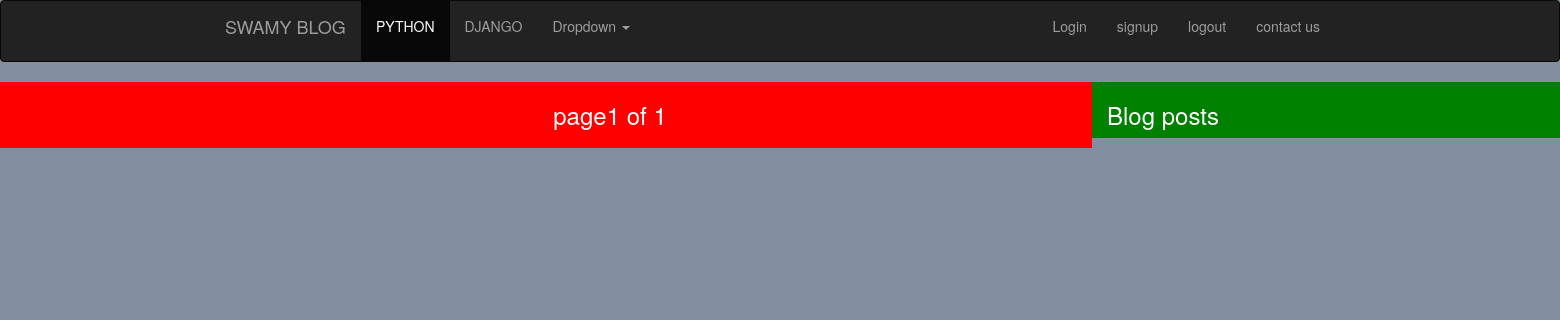
/blog/?page=2, run on an earlier commit of the app's database.
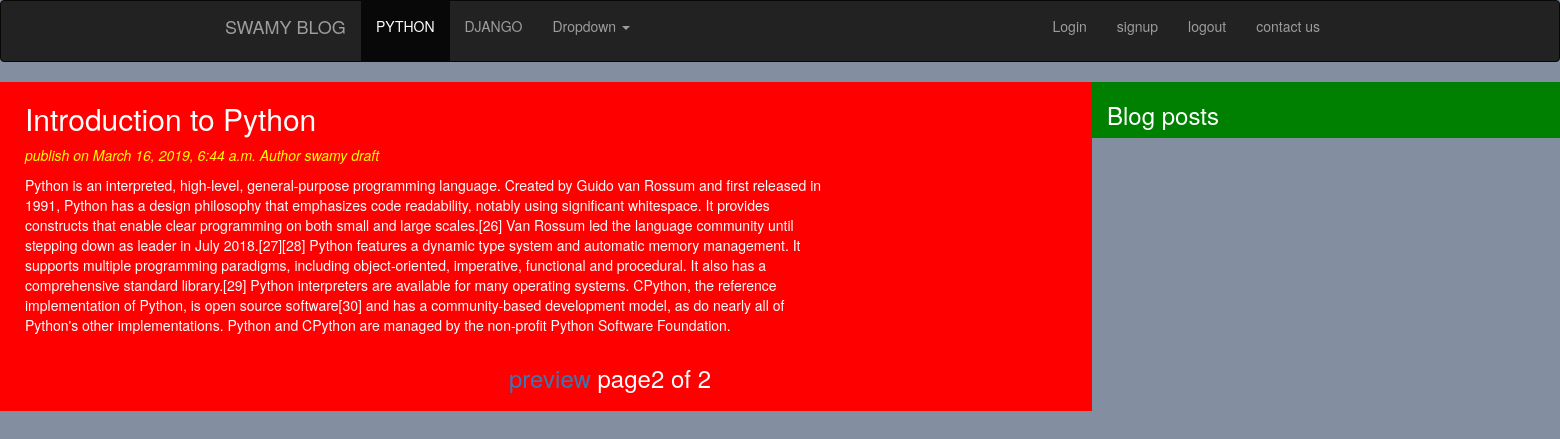
And on a later commit of the database.
### blogapp/models.py (models this page shows, shortened)
class post(models.Model):
    status_choices=(('draft','Draft'),('publish','Publish'))
    title=models.CharField(max_length=256)
    slug=models.SlugField(max_length=256,unique_for_date='publish')
    author=models.ForeignKey(User,related_name='publish')
    body=models.TextField()
    publish=models.DateTimeField(default=timezone.now)
    created=models.DateTimeField(auto_now_add=True)
    updated=models.DateTimeField(auto_now=True)
    status=models.CharField(max_length=10,choices=status_choices,default='draft')
    class Meta:
        ordering=('-publish',)

### blogapp/views.py (the view)
# urls.py: url(r'^blog/', views.home_page_blog_view),
def home_page_blog_view(request):
    posts=post.objects.all()
    paginator=Paginator(posts,2)
    page_number=request.GET.get('page')
    try:
        posts=paginator.page(page_number)
    except PageNotAnInteger:
        posts=paginator.page(1)
    except EmptyPage:
        posts=paginator.page(paginator.num_pages)
    return render(request,'blogapp/blog.html',{'posts':posts})

### templates/blogapp/blog.html (shortened to what this page needs)
{%extends 'blogapp/base.html'%}
    {%block content_block%}
<div class="content">
<div class="container" >
    {%for postt in posts%}
    <a id="b" href="{{detail.get_obsolute_url}}"> <h2>{{postt.title}}</h2></a>
        <p id="y">publish on {{postt.publish}} Author  {{postt.author}}  {{postt.status}}  </p>
    <p id="c">{{postt.body}}</p>
    {%endfor%}
    <div class="container" align="center">
    <h3>{%include 'blogapp/pagination.html' with page=posts%}<h3>
</div>
</div>
</div>
<div class="sidebar">
    <div class="container ">
<h3>Blog posts</h3>
        </div>
</div>
    {%endblock%}

What changed in the data, as far as the page shows it:
added post: title "Introduction to Python", publish "March 16, 2019, 6:44 a.m.", author "swamy", status "draft", body "Python is an interpreted, high-level, general-purpose programming language. Created by Guido van Rossum and first released in 1991, Python has a design philosophy that emphasizes code readability, notably using significant whitespace. It provides constructs that enable clear programming on both small and large scales.[26] Van Rossum led the language community until stepping down as leader in July 2018.[27][28] Python features a dynamic type system and automatic memory management. It supports multiple programming paradigms, including object-oriented, imperative, functional and procedural. It also has a comprehensive standard library.[29] Python interpreters are available for many operating…"
Also different on the page:
{{ page.number }}: "1" → "2"
{{ page.paginator.num_pages }}: "1" → "2"
text now shown: "preview"
